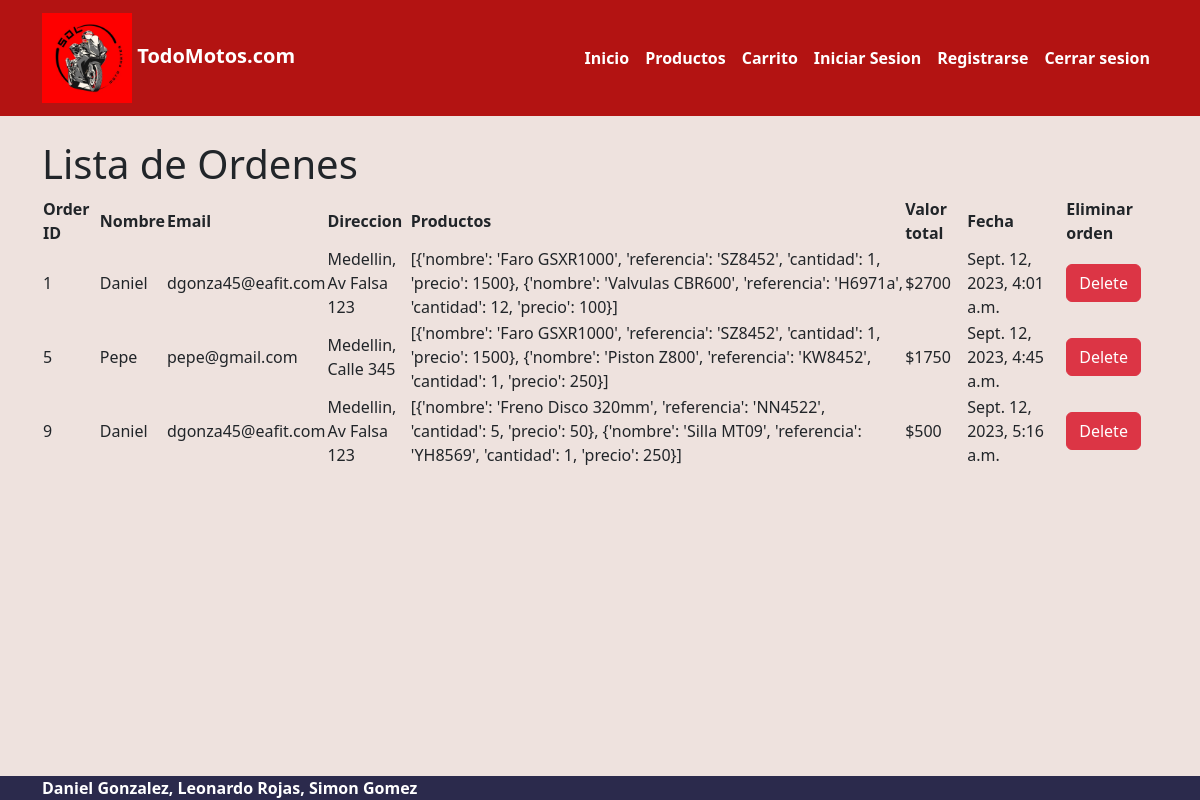
/orders/, run on an earlier commit of the app's database.
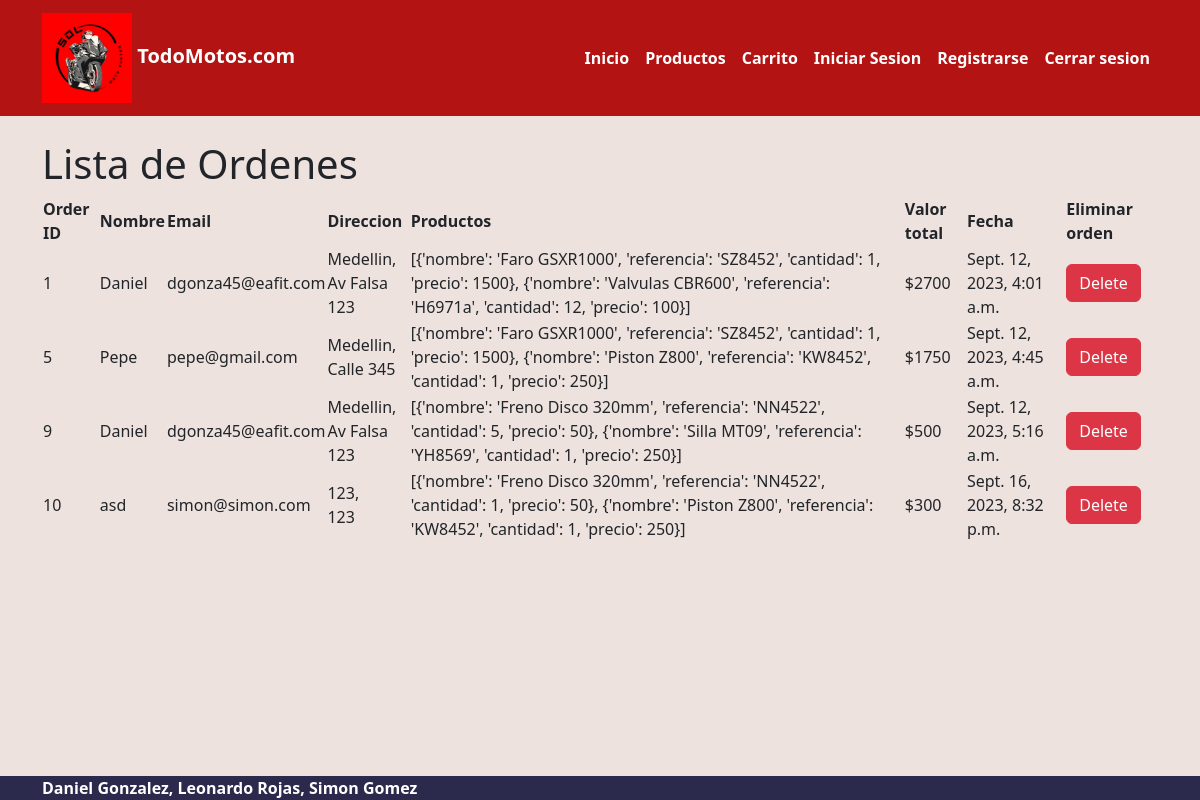
And on a later commit of the database.
### ecommerce/models.py (models this page shows)
class Orders(models.Model):
    user = models.ForeignKey(CustomerUser, on_delete=models.CASCADE, blank= True, null = True)
    name = models.CharField(max_length=255)
    email = models.EmailField( max_length=255)
    city = models.CharField(max_length=20)
    address = models.CharField(max_length=255)
    product = models.CharField(max_length=255)
    total_price = models.IntegerField()
    created = models.DateTimeField(auto_now_add=True)

### ecommerce/views.py (the view)
# urls.py: path('orders/', OrdersListView.as_view(), name='orders'),
class OrdersListView(View):
    template_name = 'orderlist/orders.html'
    def get(self, request):
        orders = Orders.objects.all()
        return render(request, self.template_name, {'orders': orders})

### ecommerce/templates/orderlist/orders.html (shortened to what this page needs)
{% extends 'base.html' %}
{% block content %}
{% load static %}
<h1>Lista de Ordenes</h1>
<div class="order-table">
    <table>
        <thead>
            <tr>
                <th>Order ID</th>
                <th>Nombre</th>
                <th>Email</th>
                <th>Direccion</th>
                <th>Productos</th>
                <th>Valor total</th>
                <th>Fecha</th>
                <th>Eliminar orden</th>
            </tr>
        </thead>
        <tbody>
            {% for order in orders %}
                <tr>
                    <td>{{ order.id }}</td>
                    <td>{{ order.name }}</td>
                    <td>{{ order.email }}</td>
                    <td>{{ order.city }},<br>{{ order.address }}</td>
                    <td>{{ order.product }}</td>
                    <td>${{ order.total_price }}</td>
                    <td>{{ order.created }}</td>
                    <td>
                        <form method="GET" action="{% url 'delete_order' order.id %}">
                            <button type="submit" class="btn btn-danger">Delete</button>
                        </form>
                    </td>
                </tr>
            {% empty %}
                <tr>
                    <td colspan="8">No hay ordenes</td>
                </tr>
            {% endfor %}
        </tbody>
    </table>
</div>
{% endblock %}

What changed in the data, as far as the page shows it:
added Orders: id "10", name "asd", email "simon@simon.com", city "123", address "123", product "[{'nombre': 'Freno Disco 320mm', 'referencia': 'NN4522', 'cantidad': 1, 'precio': 50}, {'nombre': 'Piston Z800', 'referencia': 'KW8452', 'cantidad': 1, 'precio': 250}]", total_price "300", created "Sept. 16, 2023, 8:32 p.m."
